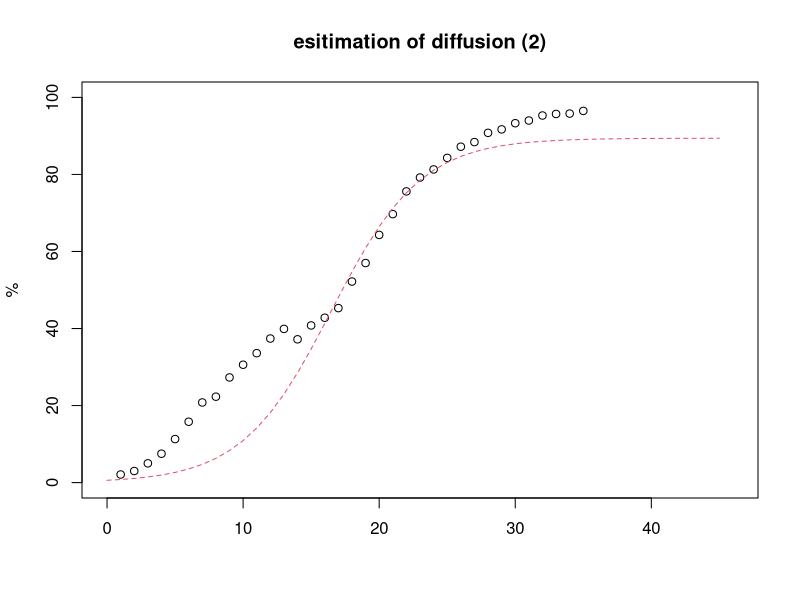

This chart was generated by the following R code:
# estimate logistic curve (2)
# by differencial rate

# loading data.
xdata <- read.csv("../data/fukyuritsu6.csv", skip=2, header=TRUE)
microwave <- ts(xdata$microwave, start=c(1958), frequency=1)
x1 <- is.na(microwave)
rate <- microwave[x1==FALSE]
time <- 1:length(rate)

# fitting 
# dy/dt is approximated by log(diff(y))
henka <- diff(log(rate))
rate2 <- rate[-1]
kaiki2 <- lm ( henka ~ rate2)

# obtain k2 and A2
# (1/y)(dy/dt) = k - (k/A)t
(k2 <- kaiki2$coef[1]); (A2 <- -1*k2/kaiki2$coef[2])

# estimate alpha ( by mean value)
my <- mean(rate); mt<- mean(time)
( alpha2 <- ((A2-my)/my)*(exp(k2*mt)) )

# estimated rate
time1 <- 0:(length(rate)+10)
ratehat2 <- A2/(1+alpha2*exp(-1*k2*time1))

ttl <- "esitimation of diffusion (2)"
xl <- c(0, length(time1)); yl<-c(0, 100)
plot(time, rate, xlim=xl, ylim=yl, type="p", xlab="", ylab="%", main=ttl)
lines(time1, ratehat2, type="l", lty=2, col=2)
